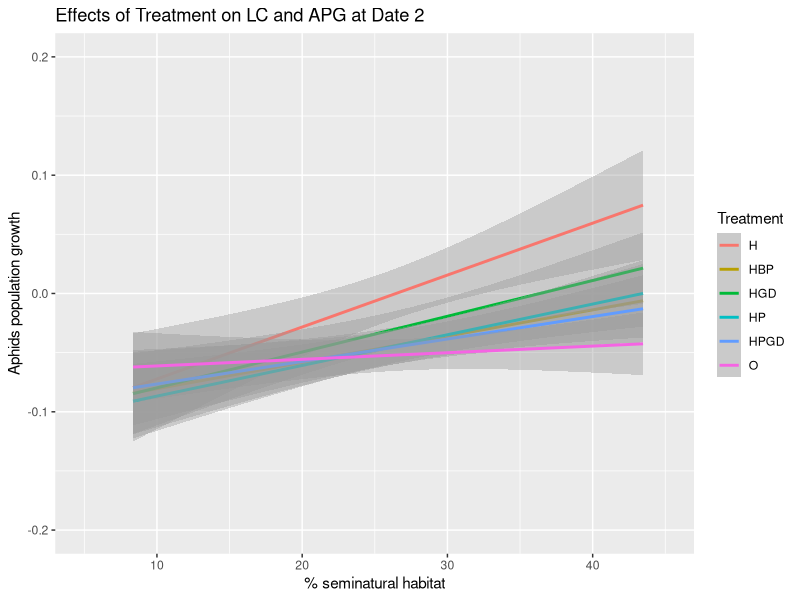

Recreate this plot in R. (Note: this script raises an error after producing the figure.)
#Date2_population growth and seminatural habitat
#import data file
library(readr)
Data1 <- read.table("Project data.csv", header = TRUE, dec = ",", sep =";")

####dataframe for sampling date2
DATE2 <- Data1[Data1$Date == "2", ]
DATE2_700 <- subset(DATE2, DATE2$BUFF_DIST == "700")


#Date2_population growth and seminatural habitat
#import data file
library(readr)
Data1 <- read.table("Project data.csv", header = TRUE, dec = ",", sep =";")

#####################################
#If BUff_DUST is needed
#select BUFF_DUST = 100
#BUFF <- Data1[Data1$BUFF_DIST =="100",] 
########################################

###dataframe for sampling date1 
DATE2 <- Data1[Data1$Date == "2", ]
DATE2_700 <- subset(DATE2, DATE2$BUFF_DIST == "700")

###############line graph################
#calculate the aphids population growth at date1
logNaphids_D2_line <- log(DATE2_700$aphid_live+1) - log(DATE2_700$aphidsinoculated_init+1) 
APG_D2_line <- logNaphids_D2_line/20

#dataframe for seminatural habitat and aphids population growth at date1 
DATE2APG_line <- data.frame(DATE2_700,APG_D2_line)

#barplot for % Seminatural habitat and APhid population growth
library(ggplot2)
Line_APGD2 <- ggplot(DATE2APG_line, aes(x = Pt.seminatural, y = APG_D2_line, color = Treatment))
Line_APGD2 <- Line_APGD2 + labs(x= "% seminatural habitat", y="Aphids population growth", title = "Effects of Treatment on LC and APG at Date 2")
# for scatter plot: use geom_point()
Line_APGD2 <- Line_APGD2 + geom_smooth(method = "lm")
Line_APGD2 <- Line_APGD2 +xlim(5,45) +ylim(-0.2 , 0.2)
print(Line_APGD2)

###############Bar graph######################
#calculate the aphids population growth at date1
logNaphids_D2_bar <- log(DATE2$aphid_live+1) - log(DATE2$aphidsinoculated_init+1) 
APG_D2_bar <- logNaphids_D2/20

#dataframe for seminatural habitat and aphids population growth at date1 
DATE2APG_bar <- data.frame(DATE2,APG_D2_bar)

#plot
Bar_APGD2 <- ggplot(DATE2APG_bar, aes(x = Treatment, y = APG_D2_bar, fill = Treatment))
Bar_APGD2 <- Bar_APGD2 + geom_bar(stat = "identity")
Bar_APGD2 <- Bar_APGD2 + labs(x= "Enemy exclution treatment", y="APhids population growth", title = "Effects of Treatment on APG at Date 2")
Bar_APGD2 <- Bar_APGD2 + geom_hline(yintercept=0, colour="grey") 
plot(Bar_APGD2)


